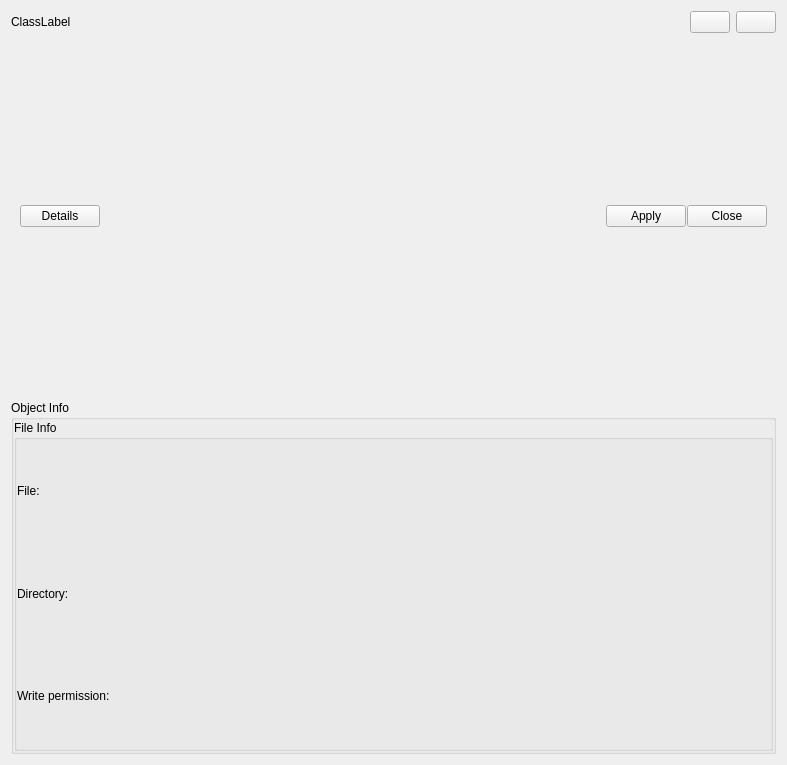
<?xml version="1.0" encoding="UTF-8"?>
<ui version="4.0">
 <class>dbe::ObjectEditor</class>
 <widget class="QWidget" name="dbe::ObjectEditor">
  <property name="geometry">
   <rect>
    <x>0</x>
    <y>0</y>
    <width>787</width>
    <height>765</height>
   </rect>
  </property>
  <property name="windowTitle">
   <string>Form</string>
  </property>
  <layout class="QVBoxLayout" name="verticalLayout_2">
   <item>
    <layout class="QHBoxLayout" name="horizontalLayout">
     <item>
      <widget class="QLabel" name="ClassLabel">
       <property name="text">
        <string>ClassLabel</string>
       </property>
       <property name="textInteractionFlags">
        <set>Qt::LinksAccessibleByMouse|Qt::TextSelectableByKeyboard|Qt::TextSelectableByMouse</set>
       </property>
      </widget>
     </item>
     <item>
      <spacer name="HorizontalSpacer_2">
       <property name="orientation">
        <enum>Qt::Horizontal</enum>
       </property>
       <property name="sizeHint" stdset="0">
        <size>
         <width>40</width>
         <height>20</height>
        </size>
       </property>
      </spacer>
     </item>
     <item>
      <widget class="QPushButton" name="MoveButton">
       <property name="sizePolicy">
        <sizepolicy hsizetype="Fixed" vsizetype="Fixed">
         <horstretch>80</horstretch>
         <verstretch>0</verstretch>
        </sizepolicy>
       </property>
       <property name="text">
        <string/>
       </property>
       <property name="icon">
        <iconset resource="../icons/resource.qrc">
         <normaloff>:/Images/Move.png</normaloff>:/Images/Move.png</iconset>
       </property>
      </widget>
     </item>
     <item>
      <widget class="QPushButton" name="RenameButton">
       <property name="sizePolicy">
        <sizepolicy hsizetype="Fixed" vsizetype="Fixed">
         <horstretch>80</horstretch>
         <verstretch>0</verstretch>
        </sizepolicy>
       </property>
       <property name="text">
        <string/>
       </property>
       <property name="icon">
        <iconset resource="../icons/resource.qrc">
         <normaloff>:/Images/TextGeneric.png</normaloff>:/Images/TextGeneric.png</iconset>
       </property>
      </widget>
     </item>
    </layout>
   </item>
   <item>
    <layout class="QVBoxLayout" name="verticalLayout"/>
   </item>
   <item>
    <layout class="QHBoxLayout" name="TableLayout">
     <property name="spacing">
      <number>0</number>
     </property>
    </layout>
   </item>
   <item>
    <widget class="QWidget" name="DetailWidget" native="true">
     <layout class="QVBoxLayout" name="verticalLayout_5">
      <item>
       <layout class="QHBoxLayout" name="HorizontalLayout">
        <property name="spacing">
         <number>1</number>
        </property>
        <property name="bottomMargin">
         <number>0</number>
        </property>
        <item>
         <widget class="QPushButton" name="DetailButton">
          <property name="enabled">
           <bool>true</bool>
          </property>
          <property name="sizePolicy">
           <sizepolicy hsizetype="Fixed" vsizetype="Fixed">
            <horstretch>80</horstretch>
            <verstretch>0</verstretch>
           </sizepolicy>
          </property>
          <property name="toolTip">
           <string>&lt;!DOCTYPE HTML PUBLIC &quot;-//W3C//DTD HTML 4.0//EN&quot; &quot;http://www.w3.org/TR/REC-html40/strict.dtd&quot;&gt;
&lt;html&gt;&lt;head&gt;&lt;meta name=&quot;qrichtext&quot; content=&quot;1&quot; /&gt;&lt;style type=&quot;text/css&quot;&gt;
p, li { white-space: pre-wrap; }
&lt;/style&gt;&lt;/head&gt;&lt;body style=&quot; font-family:'Sans Serif'; font-size:9pt; font-weight:400; font-style:normal;&quot;&gt;
&lt;table style=&quot;-qt-table-type: root; margin-top:4px; margin-bottom:4px; margin-left:4px; margin-right:4px;&quot;&gt;
&lt;tr&gt;
&lt;td style=&quot;border: none;&quot;&gt;
&lt;p style=&quot; margin-top:0px; margin-bottom:0px; margin-left:0px; margin-right:0px; -qt-block-indent:0; text-indent:0px;&quot;&gt;Click on this to see object details &lt;span style=&quot; font-style:italic;&quot;&gt;(e.g. the file where the object is defined)&lt;/span&gt;&lt;/p&gt;&lt;/td&gt;&lt;/tr&gt;&lt;/table&gt;&lt;/body&gt;&lt;/html&gt;</string>
          </property>
          <property name="text">
           <string>Details</string>
          </property>
          <property name="icon">
           <iconset resource="../icons/resource.qrc">
            <normaloff>:/Images/OrbitalArrow.png</normaloff>:/Images/OrbitalArrow.png</iconset>
          </property>
          <property name="checkable">
           <bool>true</bool>
          </property>
          <property name="checked">
           <bool>false</bool>
          </property>
          <property name="autoRepeat">
           <bool>true</bool>
          </property>
         </widget>
        </item>
        <item>
         <spacer name="HorizontalSpacer">
          <property name="orientation">
           <enum>Qt::Horizontal</enum>
          </property>
          <property name="sizeHint" stdset="0">
           <size>
            <width>40</width>
            <height>20</height>
           </size>
          </property>
         </spacer>
        </item>
        <item>
         <widget class="QPushButton" name="ApplyButton">
          <property name="sizePolicy">
           <sizepolicy hsizetype="Fixed" vsizetype="Fixed">
            <horstretch>80</horstretch>
            <verstretch>0</verstretch>
           </sizepolicy>
          </property>
          <property name="text">
           <string>Apply</string>
          </property>
         </widget>
        </item>
        <item>
         <widget class="QPushButton" name="CloseButton">
          <property name="sizePolicy">
           <sizepolicy hsizetype="Fixed" vsizetype="Fixed">
            <horstretch>80</horstretch>
            <verstretch>0</verstretch>
           </sizepolicy>
          </property>
          <property name="text">
           <string>Close</string>
          </property>
         </widget>
        </item>
       </layout>
      </item>
     </layout>
    </widget>
   </item>
   <item>
    <widget class="QGroupBox" name="DetailsGroupBox">
     <property name="enabled">
      <bool>true</bool>
     </property>
     <property name="sizePolicy">
      <sizepolicy hsizetype="Preferred" vsizetype="Preferred">
       <horstretch>0</horstretch>
       <verstretch>0</verstretch>
      </sizepolicy>
     </property>
     <property name="title">
      <string>Object Info</string>
     </property>
     <property name="flat">
      <bool>true</bool>
     </property>
     <property name="checkable">
      <bool>false</bool>
     </property>
     <property name="checked">
      <bool>false</bool>
     </property>
     <layout class="QVBoxLayout" name="verticalLayout_3">
      <property name="spacing">
       <number>5</number>
      </property>
      <property name="margin">
       <number>0</number>
      </property>
      <item>
       <widget class="QGroupBox" name="FileGroupBox">
        <property name="title">
         <string>File Info</string>
        </property>
        <layout class="QVBoxLayout" name="verticalLayout_4">
         <property name="spacing">
          <number>0</number>
         </property>
         <property name="margin">
          <number>0</number>
         </property>
         <item>
          <widget class="QLabel" name="FileLabel">
           <property name="text">
            <string>File:</string>
           </property>
           <property name="textInteractionFlags">
            <set>Qt::LinksAccessibleByMouse|Qt::TextSelectableByKeyboard|Qt::TextSelectableByMouse</set>
           </property>
          </widget>
         </item>
         <item>
          <widget class="QLabel" name="DirLabel">
           <property name="text">
            <string>Directory:</string>
           </property>
           <property name="textInteractionFlags">
            <set>Qt::LinksAccessibleByMouse|Qt::TextSelectableByKeyboard|Qt::TextSelectableByMouse</set>
           </property>
          </widget>
         </item>
         <item>
          <widget class="QLabel" name="WriteLabel">
           <property name="text">
            <string>Write permission: </string>
           </property>
           <property name="textInteractionFlags">
            <set>Qt::LinksAccessibleByMouse|Qt::TextSelectableByKeyboard|Qt::TextSelectableByMouse</set>
           </property>
          </widget>
         </item>
        </layout>
       </widget>
      </item>
     </layout>
    </widget>
   </item>
  </layout>
 </widget>
 <resources>
  <include location="../icons/resource.qrc"/>
 </resources>
 <connections/>
</ui>
